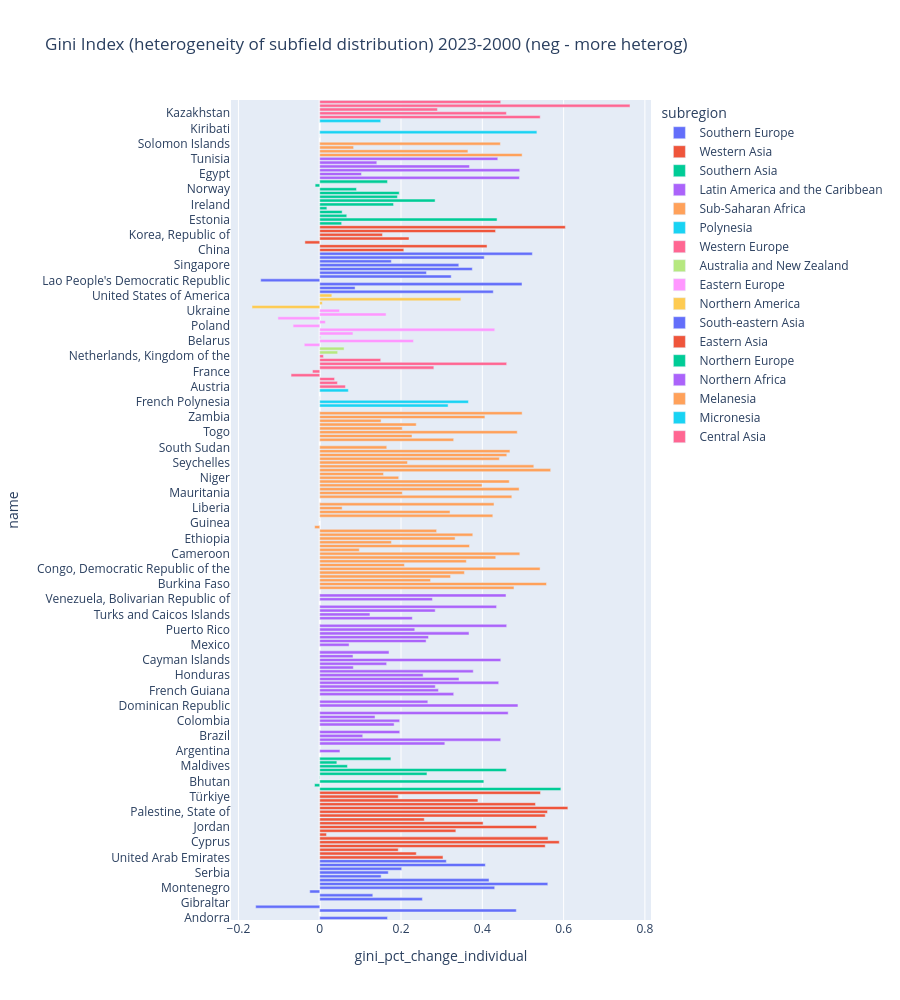

Notebook code for this chart:
### Code cell
px.bar(
    df_country_stats_plot.query(f"year == {end_year}"),
    x="gini_pct_change_individual",
    y="name",
    height=1000,
    color="subregion",
    title=f"Gini Index (heterogeneity of subfield distribution) {end_year}-{start_year} (neg - more heterog)",
)

### Figure 1 — Plotly figure (JSON) as saved in the notebook; plotly's stock layout.template omitted (floating-point values rounded to 4 significant figures)
{"data": [{"hovertemplate": "subregion=Southern Europe<br>gini_pct_change_individual=%{x}<br>name=%{y}<extra></extra>", "legendgroup": "Southern Europe", "marker": {"color": "#636efa", "pattern": {"shape": ""}}, "name": "Southern Europe", "orientation": "h", "showlegend": true, "textposition": "auto", "x": [0.1667, NaN, 0.4837, -0.1576, 0.0, 0.2525, 0.1305, -0.0246, 0.4304, 0.5611, 0.4165, 0.1511, 0.1686, 0.2017, 0.4074, 0.3114], "xaxis": "x", "y": ["Andorra", "Albania", "Bosnia and Herzegovina", "Spain", "Gibraltar", "Greece", "Croatia", "Italy", "Montenegro", "North Macedonia", "Malta", "Portugal", "Serbia", "Slovenia", "San Marino", "Holy See"], "yaxis": "y", "type": "bar"}, {"hovertemplate": "subregion=Western Asia<br>gini_pct_change_individual=%{x}<br>name=%{y}<extra></extra>", "legendgroup": "Western Asia", "marker": {"color": "#EF553B", "pattern": {"shape": ""}}, "name": "Western Asia", "orientation": "h", "showlegend": true, "textposition": "auto", "x": [0.3033, 0.2375, 0.1931, 0.5548, 0.5893, 0.5617, 0.01668, 0.3349, 0.5333, 0.4019, 0.2571, 0.5548, 0.5604, 0.6105, 0.5308, 0.3892, 0.1931, 0.5431], "xaxis": "x", "y": ["United Arab Emirates", "Armenia", "Azerbaijan", "Bahrain", "Cyprus", "Georgia", "Israel", "Iraq", "Jordan", "Kuwait", "Lebanon", "Oman", "Palestine, State of", "Qatar", "Saudi Arabia", "Syrian Arab Republic", "Türkiye", "Yemen"], "yaxis": "y", "type": "bar"}, {"hovertemplate": "subregion=Southern Asia<br>gini_pct_change_individual=%{x}<br>name=%{y}<extra></extra>", "legendgroup": "Southern Asia", "marker": {"color": "#00cc96", "pattern": {"shape": ""}}, "name": "Southern Asia", "orientation": "h", "showlegend": true, "textposition": "auto", "x": [0.5932, -0.01286, 0.4038, 0.0007981, 0.2638, 0.459, 0.06815, 0.0421, 0.1751], "xaxis": "x", "y": ["Afghanistan", "Bangladesh", "Bhutan", "India", "Iran, Islamic Republic of", "Sri Lanka", "Maldives", "Nepal", "Pakistan"], "yaxis": "y", "type": "bar"}, {"hovertemplate": "subregion=Latin America and the Caribbean<br>gini_pct_change_individual=%{x}<br>name=%{y}<extra></extra>", "legendgroup": "Latin America and the Caribbean", "marker": {"color": "#ab63fa", "pattern": {"shape": ""}}, "name": "Latin America and the Caribbean", "orientation": "h", "showlegend": true, "textposition": "auto", "x": [NaN, 0.04974, 0.0, 0.3078, 0.4453, 0.1058, 0.1968, NaN, 0.183, 0.1966, 0.136, 0.4636, 0.0, 0.4877, 0.2659, 0.0, 0.3296, 0.2921, 0.2843, 0.4403, 0.3426, 0.2543, 0.3777, 0.08269, 0.1646, 0.4455, 0.08182, 0.1705, NaN, 0.07218, 0.2617, 0.2675, 0.3673, 0.2338, 0.4599, NaN, 0.2278, 0.1235, 0.2841, 0.435, NaN, 0.2773, 0.4583, NaN], "xaxis": "x", "y": ["Antigua and Barbuda", "Argentina", "Aruba", "Barbados", "Bolivia, Plurinational State of", "Brazil", "Bahamas", "Belize", "Chile", "Colombia", "Costa Rica", "Cuba", "Dominica", "Dominican Republic", "Ecuador", "Falkland Islands (Malvinas)", "Grenada", "French Guiana", "Guadeloupe", "Guatemala", "Guyana", "Honduras", "Haiti", "Jamaica", "Saint Kitts and Nevis", "Cayman Islands", "Saint Lucia", "Martinique", "Montserrat", "Mexico", "Nicaragua", "Panama", "Peru", "Puerto Rico", "Paraguay", "Suriname", "El Salvador", "Turks and Caicos Islands", "Trinidad and Tobago", "Uruguay", "Saint Vincent and the Grenadines", "Venezuela, Bolivarian Republic of", "Virgin Islands (British)", "Virgin Islands (U.S.)"], "yaxis": "y", "type": "bar"}, {"hovertemplate": "subregion=Sub-Saharan Africa<br>gini_pct_change_individual=%{x}<br>name=%{y}<extra></extra>", "legendgroup": "Sub-Saharan Africa", "marker": {"color": "#FFA15A", "pattern": {"shape": ""}}, "name": "Sub-Saharan Africa", "orientation": "h", "showlegend": true, "textposition": "auto", "x": [0.4779, 0.5579, 0.2726, 0.3218, 0.356, 0.5422, 0.2083, 0.3607, 0.433, 0.4922, 0.09722, 0.3685, 0.1764, 0.333, 0.3765, 0.2875, -0.01248, NaN, 0.0, 0.4258, 0.3206, 0.05515, 0.4288, NaN, 0.4726, 0.2032, 0.4905, 0.3995, 0.4663, 0.1943, 0.157, 0.5682, 0.5267, 0.2159, 0.442, 0.4602, 0.4679, 0.1649, NaN, 0.3295, 0.227, 0.4859, 0.203, 0.2374, 0.1509, 0.4064, 0.4979], "xaxis": "x", "y": ["Angola", "Burkina Faso", "Burundi", "Benin", "Botswana", "Congo, Democratic Republic of the", "Central African Republic", "Congo", "Côte d'Ivoire", "Cameroon", "Cabo Verde", "Djibouti", "Eritrea", "Ethiopia", "Gabon", "Ghana", "Gambia", "Guinea", "Equatorial Guinea", "Guinea-Bissau", "Kenya", "Liberia", "Lesotho", "Madagascar", "Mali", "Mauritania", "Mauritius", "Malawi", "Mozambique", "Niger", "Nigeria", "Réunion", "Rwanda", "Seychelles", "Sierra Leone", "Senegal", "Somalia", "South Sudan", "Sao Tome and Principe", "Eswatini", "Chad", "Togo", "Tanzania, United Republic of", "Uganda", "South Africa", "Zambia", "Zimbabwe"], "yaxis": "y", "type": "bar"}, {"hovertemplate": "subregion=Polynesia<br>gini_pct_change_individual=%{x}<br>name=%{y}<extra></extra>", "legendgroup": "Polynesia", "marker": {"color": "#19d3f3", "pattern": {"shape": ""}}, "name": "Polynesia", "orientation": "h", "showlegend": true, "textposition": "auto", "x": [NaN, 0.3158, 0.3658, 0.0, NaN, 0.07037], "xaxis": "x", "y": ["American Samoa", "Niue", "French Polynesia", "Tonga", "Tuvalu", "Samoa"], "yaxis": "y", "type": "bar"}, {"hovertemplate": "subregion=Western Europe<br>gini_pct_change_individual=%{x}<br>name=%{y}<extra></extra>", "legendgroup": "Western Europe", "marker": {"color": "#FF6692", "pattern": {"shape": ""}}, "name": "Western Europe", "orientation": "h", "showlegend": true, "textposition": "auto", "x": [0.06315, 0.04351, 0.0365, -0.0706, -0.0179, 0.2807, 0.4599, 0.15, 0.009131], "xaxis": "x", "y": ["Austria", "Belgium", "Switzerland", "Germany", "France", "Liechtenstein", "Luxembourg", "Monaco", "Netherlands, Kingdom of the"], "yaxis": "y", "type": "bar"}, {"hovertemplate": "subregion=Australia and New Zealand<br>gini_pct_change_individual=%{x}<br>name=%{y}<extra></extra>", "legendgroup": "Australia and New Zealand", "marker": {"color": "#B6E880", "pattern": {"shape": ""}}, "name": "Australia and New Zealand", "orientation": "h", "showlegend": true, "textposition": "auto", "x": [0.04409, 0.05986], "xaxis": "x", "y": ["Australia", "New Zealand"], "yaxis": "y", "type": "bar"}, {"hovertemplate": "subregion=Eastern Europe<br>gini_pct_change_individual=%{x}<br>name=%{y}<extra></extra>", "legendgroup": "Eastern Europe", "marker": {"color": "#FF97FF", "pattern": {"shape": ""}}, "name": "Eastern Europe", "orientation": "h", "showlegend": true, "textposition": "auto", "x": [-0.03805, 0.2306, 0.00231, 0.08172, 0.4306, -0.06555, 0.01385, -0.1029, 0.1632, 0.0486], "xaxis": "x", "y": ["Bulgaria", "Belarus", "Czechia", "Hungary", "Moldova, Republic of", "Poland", "Romania", "Russian Federation", "Slovakia", "Ukraine"], "yaxis": "y", "type": "bar"}, {"hovertemplate": "subregion=Northern America<br>gini_pct_change_individual=%{x}<br>name=%{y}<extra></extra>", "legendgroup": "Northern America", "marker": {"color": "#FECB52", "pattern": {"shape": ""}}, "name": "Northern America", "orientation": "h", "showlegend": true, "textposition": "auto", "x": [-0.1667, 0.006282, 0.3472, 0.02977], "xaxis": "x", "y": ["Bermuda", "Canada", "Greenland", "United States of America"], "yaxis": "y", "type": "bar"}, {"hovertemplate": "subregion=South-eastern Asia<br>gini_pct_change_individual=%{x}<br>name=%{y}<extra></extra>", "legendgroup": "South-eastern Asia", "marker": {"color": "#636efa", "pattern": {"shape": ""}}, "name": "South-eastern Asia", "orientation": "h", "showlegend": true, "textposition": "auto", "x": [0.427, 0.08692, 0.4977, -0.1452, 0.3234, 0.2625, 0.3754, 0.3421, 0.1762, 0.4048, 0.5231], "xaxis": "x", "y": ["Brunei Darussalam", "Indonesia", "Cambodia", "Lao People's Democratic Republic", "Myanmar", "Malaysia", "Philippines", "Singapore", "Thailand", "Timor-Leste", "Viet Nam"], "yaxis": "y", "type": "bar"}, {"hovertemplate": "subregion=Eastern Asia<br>gini_pct_change_individual=%{x}<br>name=%{y}<extra></extra>", "legendgroup": "Eastern Asia", "marker": {"color": "#EF553B", "pattern": {"shape": ""}}, "name": "Eastern Asia", "orientation": "h", "showlegend": true, "textposition": "auto", "x": [0.2069, 0.4116, -0.03651, 0.2197, 0.1543, 0.4326, 0.6043], "xaxis": "x", "y": ["China", "Hong Kong", "Japan", "Korea, Democratic People's Republic of", "Korea, Republic of", "Mongolia", "Macao"], "yaxis": "y", "type": "bar"}, {"hovertemplate": "subregion=Northern Europe<br>gini_pct_change_individual=%{x}<br>name=%{y}<extra></extra>", "legendgroup": "Northern Europe", "marker": {"color": "#00cc96", "pattern": {"shape": ""}}, "name": "Northern Europe", "orientation": "h", "showlegend": true, "textposition": "auto", "x": [0.05393, 0.4363, 0.06644, 0.05515, 0.01757, 0.1816, 0.2838, 0.1912, 0.1956, 0.09048, -0.01134, 0.1667], "xaxis": "x", "y": ["Denmark", "Estonia", "Finland", "Faroe Islands", "United Kingdom of Great Britain and Northern Ireland", "Ireland", "Iceland", "Lithuania", "Latvia", "Norway", "Sweden", "Svalbard and Jan Mayen"], "yaxis": "y", "type": "bar"}, {"hovertemplate": "subregion=Northern Africa<br>gini_pct_change_individual=%{x}<br>name=%{y}<extra></extra>", "legendgroup": "Northern Africa", "marker": {"color": "#ab63fa", "pattern": {"shape": ""}}, "name": "Northern Africa", "orientation": "h", "showlegend": true, "textposition": "auto", "x": [0.4913, 0.1027, 0.4919, 0.3684, 0.1404, 0.4381], "xaxis": "x", "y": ["Algeria", "Egypt", "Libya", "Morocco", "Sudan", "Tunisia"], "yaxis": "y", "type": "bar"}, {"hovertemplate": "subregion=Melanesia<br>gini_pct_change_individual=%{x}<br>name=%{y}<extra></extra>", "legendgroup": "Melanesia", "marker": {"color": "#FFA15A", "pattern": {"shape": ""}}, "name": "Melanesia", "orientation": "h", "showlegend": true, "textposition": "auto", "x": [0.498, 0.3646, 0.08333, 0.4444, NaN], "xaxis": "x", "y": ["Fiji", "New Caledonia", "Papua New Guinea", "Solomon Islands", "Vanuatu"], "yaxis": "y", "type": "bar"}, {"hovertemplate": "subregion=Micronesia<br>gini_pct_change_individual=%{x}<br>name=%{y}<extra></extra>", "legendgroup": "Micronesia", "marker": {"color": "#19d3f3", "pattern": {"shape": ""}}, "name": "Micronesia", "orientation": "h", "showlegend": true, "textposition": "auto", "x": [0.0, 0.5343, NaN, NaN, 0.15], "xaxis": "x", "y": ["Micronesia, Federated States of", "Guam", "Kiribati", "Northern Mariana Islands", "Palau"], "yaxis": "y", "type": "bar"}, {"hovertemplate": "subregion=Central Asia<br>gini_pct_change_individual=%{x}<br>name=%{y}<extra></extra>", "legendgroup": "Central Asia", "marker": {"color": "#FF6692", "pattern": {"shape": ""}}, "name": "Central Asia", "orientation": "h", "showlegend": true, "textposition": "auto", "x": [0.5424, 0.4593, 0.2896, 0.7634, 0.4453], "xaxis": "x", "y": ["Kyrgyzstan", "Kazakhstan", "Tajikistan", "Turkmenistan", "Uzbekistan"], "yaxis": "y", "type": "bar"}], "layout": {"xaxis": {"anchor": "y", "domain": [0.0, 1.0], "title": {"text": "gini_pct_change_individual"}}, "yaxis": {"anchor": "x", "domain": [0.0, 1.0], "title": {"text": "name"}}, "legend": {"title": {"text": "subregion"}, "tracegroupgap": 0}, "title": {"text": "Gini Index (heterogeneity of subfield distribution) 2023-2000 (neg - more heterog)"}, "barmode": "relative", "height": 1000}}
